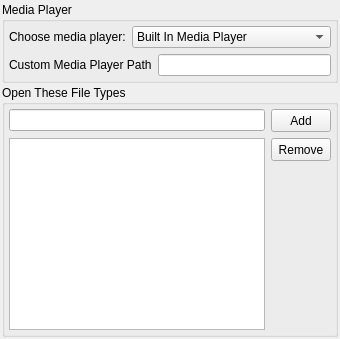
     <widget class="QWidget" name="pageMediaPlayer">
      <layout class="QGridLayout" name="gridLayout_11">
       <property name="margin">
        <number>2</number>
       </property>
       <property name="spacing">
        <number>2</number>
       </property>
       <item row="0" column="0">
        <widget class="QGroupBox" name="groupBoxMediaPlayer">
         <property name="minimumSize">
          <size>
           <width>0</width>
           <height>0</height>
          </size>
         </property>
         <property name="maximumSize">
          <size>
           <width>16777215</width>
           <height>16777215</height>
          </size>
         </property>
         <property name="title">
          <string>Media Player</string>
         </property>
         <layout class="QGridLayout" name="gridLayout_22">
          <property name="margin">
           <number>4</number>
          </property>
          <item row="0" column="0" colspan="2">
           <layout class="QGridLayout" name="gridLayoutMediaPlayer">
            <item row="0" column="0">
             <widget class="QLabel" name="labelChoosePlayer">
              <property name="maximumSize">
               <size>
                <width>16777215</width>
                <height>15</height>
               </size>
              </property>
              <property name="text">
               <string>Choose media player:</string>
              </property>
             </widget>
            </item>
            <item row="0" column="1">
             <widget class="QComboBox" name="comboBoxChoosePlayer">
              <property name="sizePolicy">
               <sizepolicy hsizetype="Expanding" vsizetype="Fixed">
                <horstretch>0</horstretch>
                <verstretch>0</verstretch>
               </sizepolicy>
              </property>
              <item>
               <property name="text">
                <string>Built In Media Player</string>
               </property>
              </item>
              <item>
               <property name="text">
                <string>Default System Media Player</string>
               </property>
              </item>
              <item>
               <property name="text">
                <string>Custom...</string>
               </property>
              </item>
             </widget>
            </item>
           </layout>
          </item>
          <item row="1" column="1">
           <widget class="QLineEdit" name="lineEditCustomPlayerPath">
            <property name="readOnly">
             <bool>true</bool>
            </property>
           </widget>
          </item>
          <item row="1" column="0">
           <widget class="QLabel" name="labelCustomPlayerPath">
            <property name="text">
             <string>Custom Media Player Path</string>
            </property>
           </widget>
          </item>
         </layout>
        </widget>
       </item>
       <item row="1" column="0">
        <widget class="QGroupBox" name="groupBoxPlayerOpenFileTypes">
         <property name="sizePolicy">
          <sizepolicy hsizetype="Preferred" vsizetype="MinimumExpanding">
           <horstretch>0</horstretch>
           <verstretch>0</verstretch>
          </sizepolicy>
         </property>
         <property name="minimumSize">
          <size>
           <width>0</width>
           <height>100</height>
          </size>
         </property>
         <property name="maximumSize">
          <size>
           <width>16777215</width>
           <height>16777215</height>
          </size>
         </property>
         <property name="title">
          <string>Open These File Types</string>
         </property>
         <layout class="QGridLayout" name="gridLayout_32">
          <property name="margin">
           <number>4</number>
          </property>
          <item row="0" column="0">
           <widget class="QLineEdit" name="lineEditPlayerFileTypes"/>
          </item>
          <item row="1" column="0" rowspan="2">
           <widget class="QListWidget" name="listWidgetPlayerFilesList">
            <property name="sizePolicy">
             <sizepolicy hsizetype="Expanding" vsizetype="Expanding">
              <horstretch>0</horstretch>
              <verstretch>0</verstretch>
             </sizepolicy>
            </property>
            <property name="minimumSize">
             <size>
              <width>0</width>
              <height>0</height>
             </size>
            </property>
            <property name="sortingEnabled">
             <bool>true</bool>
            </property>
           </widget>
          </item>
          <item row="0" column="1">
           <widget class="QPushButton" name="pushButtonAddPlayerFiles">
            <property name="minimumSize">
             <size>
              <width>60</width>
              <height>23</height>
             </size>
            </property>
            <property name="maximumSize">
             <size>
              <width>60</width>
              <height>23</height>
             </size>
            </property>
            <property name="text">
             <string>Add</string>
            </property>
           </widget>
          </item>
          <item row="1" column="1">
           <widget class="QPushButton" name="pushButtonRemovePlayerFiles">
            <property name="minimumSize">
             <size>
              <width>60</width>
              <height>23</height>
             </size>
            </property>
            <property name="maximumSize">
             <size>
              <width>60</width>
              <height>23</height>
             </size>
            </property>
            <property name="text">
             <string>Remove</string>
            </property>
           </widget>
          </item>
         </layout>
        </widget>
       </item>
      </layout>
     </widget>
